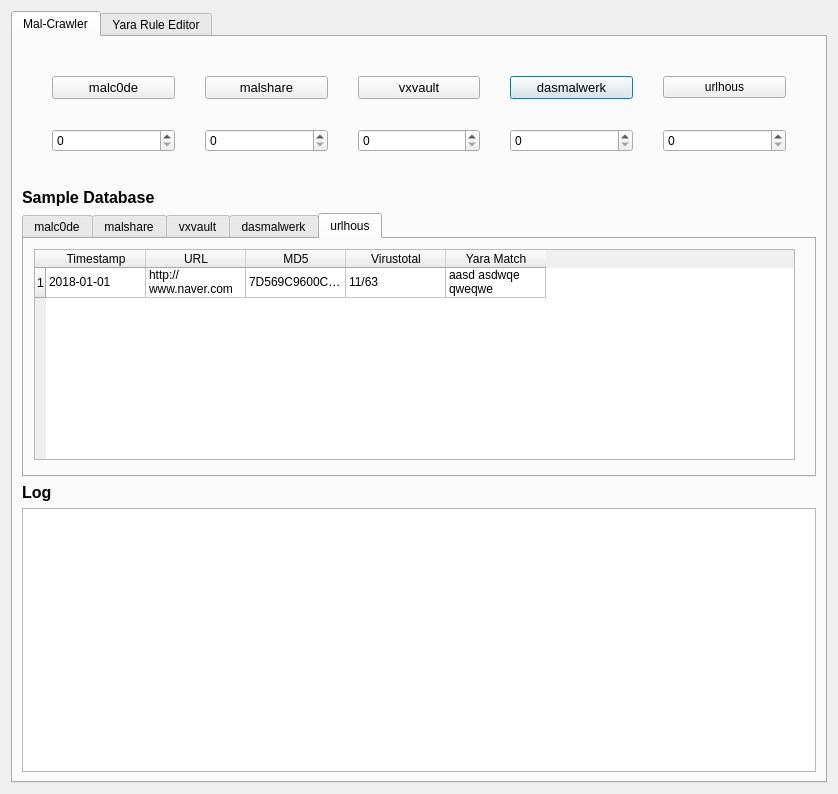
<?xml version="1.0" encoding="UTF-8"?>
<ui version="4.0">
 <class>Dialog</class>
 <widget class="QDialog" name="Dialog">
  <property name="geometry">
   <rect>
    <x>0</x>
    <y>0</y>
    <width>838</width>
    <height>794</height>
   </rect>
  </property>
  <property name="windowTitle">
   <string>Dialog</string>
  </property>
  <layout class="QGridLayout" name="gridLayout_2">
   <item row="0" column="0">
    <widget class="QTabWidget" name="TabWidget1">
     <property name="currentIndex">
      <number>0</number>
     </property>
     <widget class="QWidget" name="tab1">
      <attribute name="title">
       <string>Mal-Crawler</string>
      </attribute>
      <layout class="QVBoxLayout" name="verticalLayout_2">
       <item>
        <layout class="QGridLayout" name="gridLayout">
         <property name="leftMargin">
          <number>30</number>
         </property>
         <property name="topMargin">
          <number>30</number>
         </property>
         <property name="rightMargin">
          <number>30</number>
         </property>
         <property name="bottomMargin">
          <number>30</number>
         </property>
         <property name="spacing">
          <number>30</number>
         </property>
         <item row="0" column="3">
          <widget class="QPushButton" name="pushButton_4">
           <property name="font">
            <font>
             <pointsize>10</pointsize>
             <weight>50</weight>
             <italic>false</italic>
             <bold>false</bold>
            </font>
           </property>
           <property name="mouseTracking">
            <bool>false</bool>
           </property>
           <property name="text">
            <string>dasmalwerk</string>
           </property>
          </widget>
         </item>
         <item row="0" column="1">
          <widget class="QPushButton" name="pushButton_2">
           <property name="font">
            <font>
             <pointsize>10</pointsize>
             <weight>50</weight>
             <italic>false</italic>
             <bold>false</bold>
            </font>
           </property>
           <property name="mouseTracking">
            <bool>false</bool>
           </property>
           <property name="text">
            <string>malshare</string>
           </property>
          </widget>
         </item>
         <item row="0" column="2">
          <widget class="QPushButton" name="pushButton_3">
           <property name="font">
            <font>
             <pointsize>10</pointsize>
             <weight>50</weight>
             <italic>false</italic>
             <bold>false</bold>
            </font>
           </property>
           <property name="mouseTracking">
            <bool>false</bool>
           </property>
           <property name="text">
            <string>vxvault</string>
           </property>
          </widget>
         </item>
         <item row="0" column="0">
          <widget class="QPushButton" name="pushButton">
           <property name="baseSize">
            <size>
             <width>50</width>
             <height>50</height>
            </size>
           </property>
           <property name="font">
            <font>
             <pointsize>10</pointsize>
             <weight>50</weight>
             <italic>false</italic>
             <bold>false</bold>
            </font>
           </property>
           <property name="mouseTracking">
            <bool>false</bool>
           </property>
           <property name="text">
            <string>malc0de</string>
           </property>
          </widget>
         </item>
         <item row="3" column="0">
          <widget class="QSpinBox" name="spinBox_3">
           <property name="font">
            <font>
             <weight>50</weight>
             <italic>false</italic>
             <bold>false</bold>
            </font>
           </property>
           <property name="mouseTracking">
            <bool>false</bool>
           </property>
          </widget>
         </item>
         <item row="3" column="3">
          <widget class="QSpinBox" name="spinBox_4">
           <property name="font">
            <font>
             <weight>50</weight>
             <italic>false</italic>
             <bold>false</bold>
            </font>
           </property>
           <property name="mouseTracking">
            <bool>false</bool>
           </property>
          </widget>
         </item>
         <item row="3" column="1">
          <widget class="QSpinBox" name="spinBox">
           <property name="font">
            <font>
             <weight>50</weight>
             <italic>false</italic>
             <bold>false</bold>
            </font>
           </property>
           <property name="mouseTracking">
            <bool>false</bool>
           </property>
          </widget>
         </item>
         <item row="3" column="2">
          <widget class="QSpinBox" name="spinBox_2">
           <property name="font">
            <font>
             <weight>50</weight>
             <italic>false</italic>
             <bold>false</bold>
            </font>
           </property>
           <property name="mouseTracking">
            <bool>false</bool>
           </property>
          </widget>
         </item>
         <item row="0" column="4">
          <widget class="QPushButton" name="pushButton_6">
           <property name="text">
            <string>urlhous</string>
           </property>
          </widget>
         </item>
         <item row="3" column="4">
          <widget class="QSpinBox" name="spinBox_5"/>
         </item>
        </layout>
       </item>
       <item>
        <widget class="QLabel" name="label_2">
         <property name="font">
          <font>
           <pointsize>12</pointsize>
           <weight>75</weight>
           <bold>true</bold>
          </font>
         </property>
         <property name="text">
          <string>Sample Database</string>
         </property>
        </widget>
       </item>
       <item>
        <widget class="QTabWidget" name="tabWidget">
         <property name="currentIndex">
          <number>4</number>
         </property>
         <widget class="QWidget" name="tab_1">
          <attribute name="title">
           <string>malc0de</string>
          </attribute>
          <widget class="QTableWidget" name="tableWidget">
           <property name="geometry">
            <rect>
             <x>10</x>
             <y>10</y>
             <width>761</width>
             <height>211</height>
            </rect>
           </property>
           <row>
            <property name="text">
             <string>1</string>
            </property>
           </row>
           <column>
            <property name="text">
             <string>Timestamp</string>
            </property>
           </column>
           <column>
            <property name="text">
             <string>URL</string>
            </property>
           </column>
           <column>
            <property name="text">
             <string>MD5</string>
            </property>
           </column>
           <column>
            <property name="text">
             <string>Virustotal</string>
            </property>
           </column>
           <column>
            <property name="text">
             <string>Yara Match</string>
            </property>
           </column>
           <item row="0" column="0">
            <property name="text">
             <string>2018-01-01</string>
            </property>
           </item>
           <item row="0" column="1">
            <property name="text">
             <string>http://www.naver.com</string>
            </property>
           </item>
           <item row="0" column="2">
            <property name="text">
             <string>7D569C9600C67A457EF4FA8094F16BCD</string>
            </property>
           </item>
           <item row="0" column="3">
            <property name="text">
             <string>11/63</string>
            </property>
           </item>
           <item row="0" column="4">
            <property name="text">
             <string>aasd asdwqe qweqwe</string>
            </property>
           </item>
          </widget>
         </widget>
         <widget class="QWidget" name="tab_2">
          <attribute name="title">
           <string>malshare</string>
          </attribute>
          <widget class="QTableWidget" name="tableWidget_2">
           <property name="geometry">
            <rect>
             <x>10</x>
             <y>10</y>
             <width>761</width>
             <height>211</height>
            </rect>
           </property>
           <row>
            <property name="text">
             <string>1</string>
            </property>
           </row>
           <column>
            <property name="text">
             <string>Timestamp</string>
            </property>
           </column>
           <column>
            <property name="text">
             <string>URL</string>
            </property>
           </column>
           <column>
            <property name="text">
             <string>MD5</string>
            </property>
           </column>
           <column>
            <property name="text">
             <string>Virustotal</string>
            </property>
           </column>
           <column>
            <property name="text">
             <string>Yara Match</string>
            </property>
           </column>
           <item row="0" column="0">
            <property name="text">
             <string>2018-01-01</string>
            </property>
           </item>
           <item row="0" column="1">
            <property name="text">
             <string>http://www.naver.com</string>
            </property>
           </item>
           <item row="0" column="2">
            <property name="text">
             <string>7D569C9600C67A457EF4FA8094F16BCD</string>
            </property>
           </item>
           <item row="0" column="3">
            <property name="text">
             <string>11/63</string>
            </property>
           </item>
           <item row="0" column="4">
            <property name="text">
             <string>aasd asdwqe qweqwe</string>
            </property>
           </item>
          </widget>
         </widget>
         <widget class="QWidget" name="tab_3">
          <attribute name="title">
           <string>vxvault</string>
          </attribute>
          <widget class="QTableWidget" name="tableWidget_3">
           <property name="geometry">
            <rect>
             <x>10</x>
             <y>10</y>
             <width>761</width>
             <height>211</height>
            </rect>
           </property>
           <row>
            <property name="text">
             <string>1</string>
            </property>
           </row>
           <column>
            <property name="text">
             <string>Timestamp</string>
            </property>
           </column>
           <column>
            <property name="text">
             <string>URL</string>
            </property>
           </column>
           <column>
            <property name="text">
             <string>MD5</string>
            </property>
           </column>
           <column>
            <property name="text">
             <string>Virustotal</string>
            </property>
           </column>
           <column>
            <property name="text">
             <string>Yara Match</string>
            </property>
           </column>
           <item row="0" column="0">
            <property name="text">
             <string>2018-01-01</string>
            </property>
           </item>
           <item row="0" column="1">
            <property name="text">
             <string>http://www.naver.com</string>
            </property>
           </item>
           <item row="0" column="2">
            <property name="text">
             <string>7D569C9600C67A457EF4FA8094F16BCD</string>
            </property>
           </item>
           <item row="0" column="3">
            <property name="text">
             <string>11/63</string>
            </property>
           </item>
           <item row="0" column="4">
            <property name="text">
             <string>aasd asdwqe qweqwe</string>
            </property>
           </item>
          </widget>
         </widget>
         <widget class="QWidget" name="tab_4">
          <attribute name="title">
           <string>dasmalwerk</string>
          </attribute>
          <widget class="QTableWidget" name="tableWidget_4">
           <property name="geometry">
            <rect>
             <x>10</x>
             <y>10</y>
             <width>761</width>
             <height>211</height>
            </rect>
           </property>
           <row>
            <property name="text">
             <string>1</string>
            </property>
           </row>
           <column>
            <property name="text">
             <string>Timestamp</string>
            </property>
           </column>
           <column>
            <property name="text">
             <string>URL</string>
            </property>
           </column>
           <column>
            <property name="text">
             <string>MD5</string>
            </property>
           </column>
           <column>
            <property name="text">
             <string>Virustotal</string>
            </property>
           </column>
           <column>
            <property name="text">
             <string>Yara Match</string>
            </property>
           </column>
           <item row="0" column="0">
            <property name="text">
             <string>2018-01-01</string>
            </property>
           </item>
           <item row="0" column="1">
            <property name="text">
             <string>http://www.naver.com</string>
            </property>
           </item>
           <item row="0" column="2">
            <property name="text">
             <string>7D569C9600C67A457EF4FA8094F16BCD</string>
            </property>
           </item>
           <item row="0" column="3">
            <property name="text">
             <string>11/63</string>
            </property>
           </item>
           <item row="0" column="4">
            <property name="text">
             <string>aasd asdwqe qweqwe</string>
            </property>
           </item>
          </widget>
         </widget>
         <widget class="QWidget" name="tab">
          <attribute name="title">
           <string>urlhous</string>
          </attribute>
          <widget class="QTableWidget" name="tableWidget_5">
           <property name="geometry">
            <rect>
             <x>10</x>
             <y>10</y>
             <width>761</width>
             <height>211</height>
            </rect>
           </property>
           <row>
            <property name="text">
             <string>1</string>
            </property>
           </row>
           <column>
            <property name="text">
             <string>Timestamp</string>
            </property>
           </column>
           <column>
            <property name="text">
             <string>URL</string>
            </property>
           </column>
           <column>
            <property name="text">
             <string>MD5</string>
            </property>
           </column>
           <column>
            <property name="text">
             <string>Virustotal</string>
            </property>
           </column>
           <column>
            <property name="text">
             <string>Yara Match</string>
            </property>
           </column>
           <item row="0" column="0">
            <property name="text">
             <string>2018-01-01</string>
            </property>
           </item>
           <item row="0" column="1">
            <property name="text">
             <string>http://www.naver.com</string>
            </property>
           </item>
           <item row="0" column="2">
            <property name="text">
             <string>7D569C9600C67A457EF4FA8094F16BCD</string>
            </property>
           </item>
           <item row="0" column="3">
            <property name="text">
             <string>11/63</string>
            </property>
           </item>
           <item row="0" column="4">
            <property name="text">
             <string>aasd asdwqe qweqwe</string>
            </property>
           </item>
          </widget>
         </widget>
        </widget>
       </item>
       <item>
        <widget class="QLabel" name="label">
         <property name="font">
          <font>
           <pointsize>12</pointsize>
           <weight>75</weight>
           <bold>true</bold>
          </font>
         </property>
         <property name="text">
          <string>Log</string>
         </property>
        </widget>
       </item>
       <item>
        <widget class="QPlainTextEdit" name="plainTextEdit"/>
       </item>
      </layout>
     </widget>
     <widget class="QWidget" name="tab2">
      <attribute name="title">
       <string>Yara Rule Editor</string>
      </attribute>
      <layout class="QGridLayout" name="gridLayout_3">
       <item row="0" column="0">
        <widget class="QLabel" name="label_3">
         <property name="font">
          <font>
           <pointsize>12</pointsize>
          </font>
         </property>
         <property name="text">
          <string>Yara Rule Editor</string>
         </property>
        </widget>
       </item>
       <item row="1" column="0">
        <widget class="QPlainTextEdit" name="plainTextEdit_2"/>
       </item>
       <item row="2" column="0">
        <widget class="QPushButton" name="pushButton_5">
         <property name="text">
          <string>Save</string>
         </property>
        </widget>
       </item>
      </layout>
     </widget>
    </widget>
   </item>
  </layout>
 </widget>
 <resources/>
 <connections/>
</ui>
